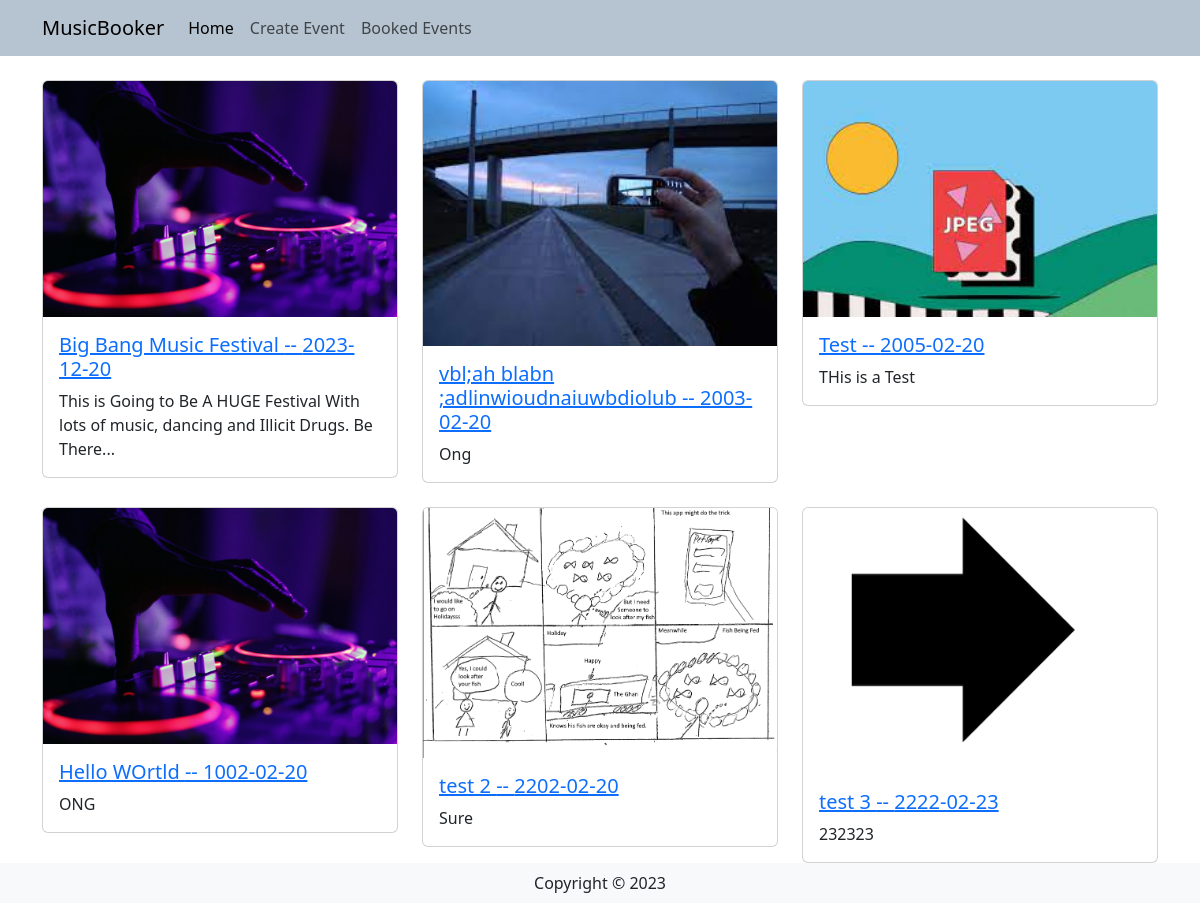
The page /events/all on the database as committed earlier.
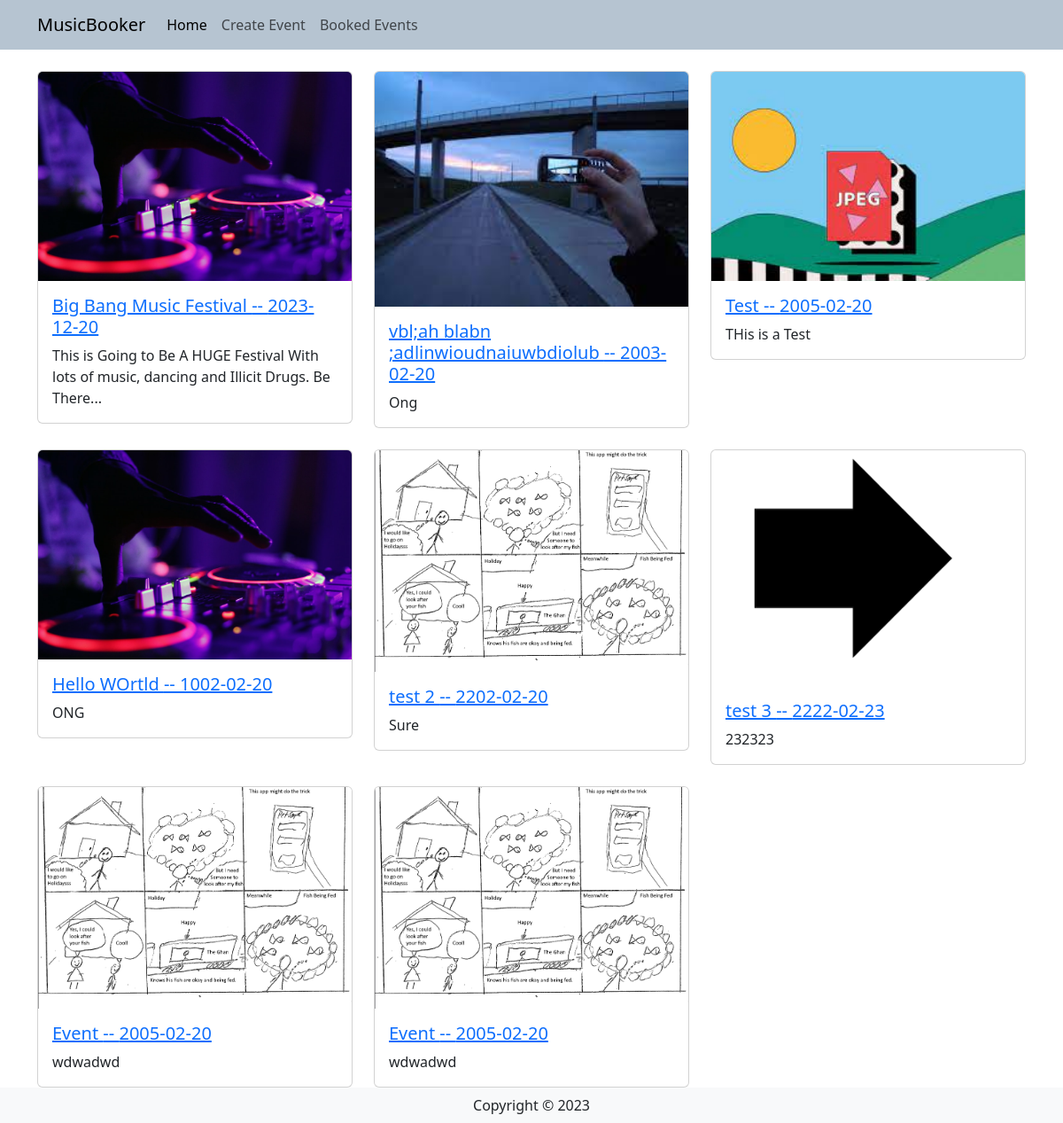
The same page on the database as committed later.
### travel/models.py (models this page shows)
class Event(db.Model):
    __tablename__ = 'events'
    id = db.Column(db.Integer, primary_key=True)
    event_name = db.Column(db.String(200))
    date = db.Column(db.String(200))
    description = db.Column(db.String(400))
    image = db.Column(db.String(400))
    artists = db.relationship('Artist', backref='events')
    tickets = db.relationship('Ticket', backref='events')

### travel/events.py (the view)
@destbp.route('/all', methods=['GET', 'POST'])
def all():
    events = db.session.scalars(db.select(Event)).all()
    return render_template('events/all.html', events=events)

### travel/__init__.py (called while the page is built)
@app.context_processor
def get_context():
   year = datetime.datetime.today().year
   return dict(year=year)

### travel/templates/events/all.html
{% extends 'base.html' %}
{% block content %}
<div class="container">
    <div class="row row-cols-1 row-cols-sm-2 row-cols-lg-3 g-4">
        {% for event in events %}
        <div class="col d-none d-sm-block">
            <div class="card">
                <img src="{{event.image}}" class="card-img-top" alt="...">
                <div class="card-body">
                    <a href="{{event.id}}">
                        <h5 class="card-title">{{ event.event_name }} -- {{event.date}}</h5>
                    </a>
                    <p class="card-text">{{event.description|truncate(100, False, '...', 0)}}</p>
                </div>
            </div>
        </div>
        {% endfor %}
    </div>
</div>
{% endblock %}

### travel/templates/base.html (shortened to what this page needs)
<html>
<head>
   <link href="https://cdn.jsdelivr.net/npm/bootstrap@5.3.0-alpha3/dist/css/bootstrap.min.css" rel="stylesheet"
>
</head>
<body>
   <nav style="background-color: rgb(154, 170, 184);">
      <nav class="navbar navbar-expand-lg" style="background-color: rgb(182, 196, 209);">
         <div class="container-fluid container">
            <a class="navbar-brand" href="/index">MusicBooker</a>
            <div class="collapse navbar-collapse" id="navbarNav">
               <ul class="navbar-nav">
                  <li class="nav-item">
                     <a class="nav-link active" aria-current="page" href="/">Home</a>
                  </li>
                  <li class="nav-item">
                     <a class="nav-link" href="/events/create">Create Event</a>
                  </li>
                  <li class="nav-item">
                     <a class="nav-link" href="/booked">Booked Events</a>
                  </li>
               </ul>
            </div>
         </div>
      </nav>
   </nav>
   <br />
   {% block content %}
   {% endblock %}
   <footer class="footer">
      <div class="text-center py-2 bg-light">
         <span class="text-dark">Copyright &copy; {{ year }}</span>
      </div>
   </footer>
</body>
</html>

Rows that differ between the two databases and show on the page:
added Event: image (picture), event_name "Event", date "2005-02-20", description "wdwadwd"
added Event: image (picture), event_name "Event", date "2005-02-20", description "wdwadwd"
